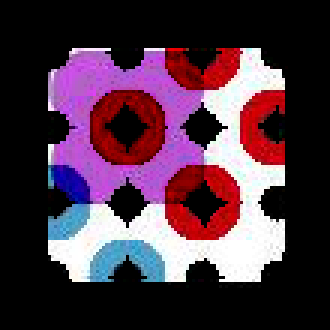
#> input picture iq-test/shit_checker/diff.png, 110 x 110 px (shown 3 times larger); its folder holds only this picture in this run
$ python -i red_dot_check.py   (imports and definitions only)
#> lines starting #> are read from the running program, lines starting #| are printed output that depends on the picture
# import the necessary packages
import format_iq_imgs as fii
import numpy as np
import cv2 as cv
from pathlib import Path
import os
from PIL import Image
from imutils import build_montages
from imutils import paths
import imutils

# Define Colors

## Function for colorfulness
def image_colorfulness(image):
    # split the image into its respective RGB components
    (B, G, R) = cv.split(image.astype("float"))
    # compute rg = R - G
    rg = np.absolute(R - G)
    # compute yb = 0.5 * (R + G) - B
    yb = np.absolute(0.5 * (R + G) - B)
    # compute the mean and standard deviation of both `rg` and `yb`
    (rbMean, rbStd) = (np.mean(rg), np.std(rg))
    (ybMean, ybStd) = (np.mean(yb), np.std(yb))
    # combine the mean and standard deviations
    stdRoot = np.sqrt((rbStd ** 2) + (ybStd ** 2))
    meanRoot = np.sqrt((rbMean ** 2) + (ybMean ** 2))
    # derive the "colorfulness" metric and return it
    return stdRoot + (0.3 * meanRoot)


# loop over the boundaries
def Pop_Out_Function(input_img):
    ## define the list of boundaries
    boundaries = [([0, 0, 50], [60, 60, 200])]
    for (lower, upper) in boundaries:
        # create NumPy arrays from the boundaries
        lower = np.array(lower, dtype="uint8")
        upper = np.array(upper, dtype="uint8")
        # find the colors within the specified boundaries and apply the mask
        mask = cv.inRange(image, lower, upper)
        output = cv.bitwise_and(image, image, mask=mask)
        return output


## Source for this: https://www.pyimagesearch.com/2017/06/05/computing-image-colorfulness-with-opencv-and-python/
def Check_Least_Colorful_Function(img_list):
    # initialize the results list
    results = []
    # loop over the image paths
    for image in img_list:
        # Kick out everything but the red dots
        Red_dots = Pop_Out_Function(image)
        # compute the colorfulness metric for the image
        Colorfulness = image_colorfulness(Red_dots)
        # add the image and colorfulness metric to the results list
        results.append((image, Colorfulness))
    # sort the results with more colorful images at the front of the list
    results = sorted(results, key=lambda x: x[1], reverse=True)
    # build the lists of the *least colorful* images
    leastColor = [r[0] for r in results[-1:]][::-1]
    return leastColor


# [17 lines of commented-out code are left out]

>>> import cv2
>>> picture = cv2.imread('diff.png', cv2.IMREAD_GRAYSCALE)
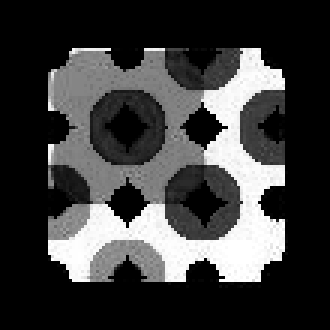
#> picture: shape (110, 110) (shown 3 times larger); min 0, max 255, mean 60.5
#> the loop in Check_Least_Colorful_Function, `for image in img_list:` made 1 pass
#> boundaries in Pop_Out_Function on pass 1: [([0, 0, 50], [60, 60, 200])]
#> after the loop in Check_Least_Colorful_Function, `for image in img_list:`: results = []
#> (the run stopped early here; a loop or call above may not have finished)
